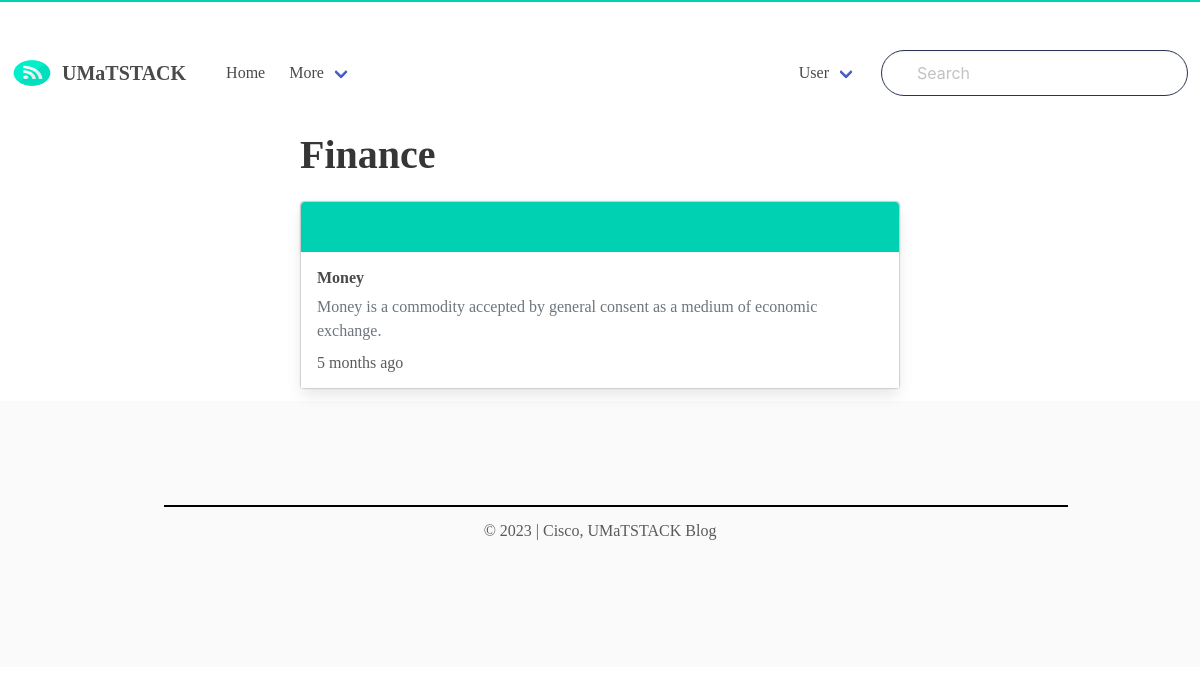
/finance/, run on the app's committed database.
### blog/models.py (models this page shows, shortened)
class Post(models.Model):
    ACTIVE = 'active'
    DRAFT = 'draft'
    CHOICES_STATUS = (
        (ACTIVE, 'Active'),
        (DRAFT, 'Draft')
    )
    category = models.ForeignKey(Category, related_name='posts', on_delete=models.CASCADE)
    title = models.CharField(max_length=255)
    slug = models.SlugField()
    intro = RichTextField(max_length=400)
    body = RichTextUploadingField()
    author=models.CharField(max_length=100)
    created_at = models.DateTimeField(default=timezone.now)
    updated = models.DateTimeField(auto_now_add=True)
    status = models.CharField(max_length=10, choices=CHOICES_STATUS, default=ACTIVE)
    thumbnail=models. ImageField(upload_to='uploads/thumbnail')
    class Meta:
        ordering = ('-created_at',)

class Category(models.Model):
    title = models.CharField(max_length=255)
    slug = models.SlugField()
    class Meta:
        ordering = ('title',)
        verbose_name_plural = 'Categories'
    def __str__(self):
        return self.title

### blog/views.py (the view)
# urls.py: path('<slug:slug>/',category, name='category_detail'),
def category(request, slug):
    categorys = get_object_or_404(Category, slug=slug)
    posts = categorys.posts.filter(status=Post.ACTIVE)
    return render(request, 'main/category.html', {'categorys': categorys, 'posts': posts})

### templates/main/category.html (shortened to what this page needs)
{% extends 'layout/base.html' %}
{% block content %}
<div class="container">
    <div class="column is-8 is-offset-2">
    <div class="content is-medium">
{% for post in posts %}
        <h1>{{post.category}}</h1>
    </div>
{%endfor%}
<div class="card">
{% for post in posts %}
  <h5 class="card-header" style="background-color: #00d1b2; height:50px;"></h5>
  <div class="card-body">
    <h5 class="card-title"><b>{{post.title}}</b></h5>
    <a href="{% url 'post_detail' post.category.slug post.slug %}" class="link-secondary">
    <p class="card-text ">{{post.intro|safe}}</p>
    </a>
    <h2 class="text-muted" style="padding-top:10px;">{{ post.created_at|timesince }} ago</h2>
  </div>
</div>
{% empty %}
    <div class="content">
      <p>There is no posts in this category...</p>
        </div>
{% endfor %}
</div>
</div>
{% endblock %}

### static/ublog/css/account.css (style rules this page uses)
.card-header,.card-footer,.card-body { border: none; background-color: white; }
div { color: grey; }

### static/ublog/css/gen.css (style rules this page uses)
body { margin: 0 auto; border-top: 2px solid #00d1b2;; }
* { font-family: Georgia, serif; }

### data on the page
Post: category "Finance", title "Money", intro "Money is a commodity accepted by general consent as a medium of economic exchange.", created_at "5 months"
